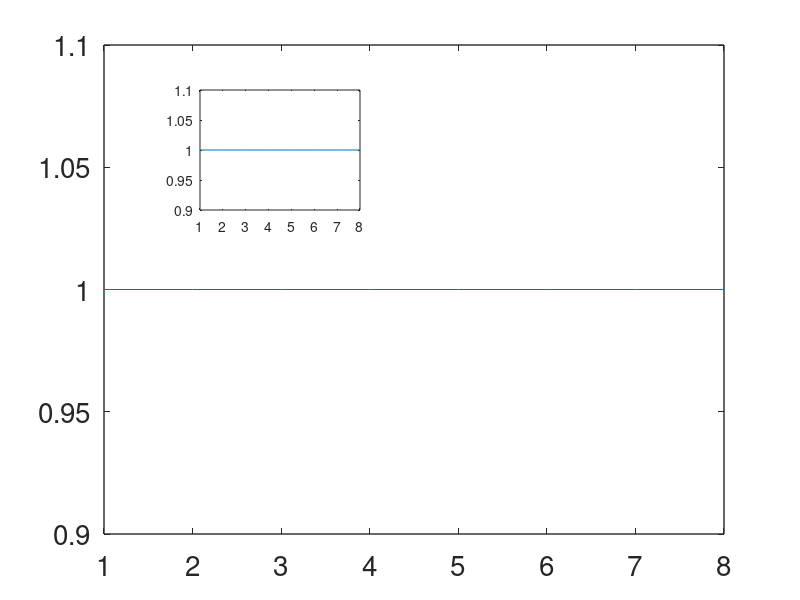

Source code (MATLAB):
figure
x=[1 1 1 1 1 1 1 1];
plot(x);
set(gca,'FontSize',20,'LineWidth',1);
axes('position',[0.25,0.65,0.2,0.2]);%局部放大图位置
plot(x);